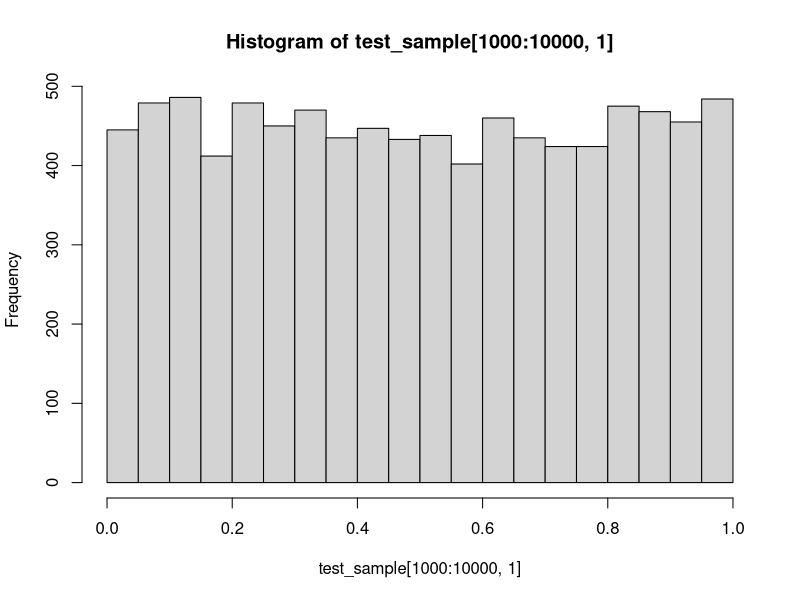
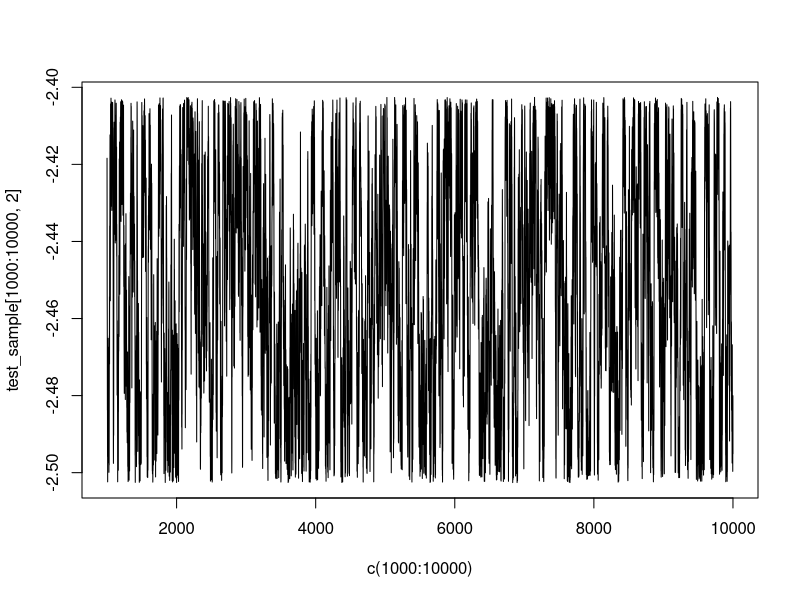

Write R code to recreate these figures, in order.
## This script illustrates the Metropolis-Hastings algorithm for
## approximating the posterior distribution of the time of infection
## in a simple SIS model
## Author: Vladimir N. Minin
## last update: 07/19/2020

#' Compute log-likelihood of the disease trajectory of an individual who starts 
#' susceptible and become infected during the observation time period
#' 
#' @param inf_time Time of infection (in the notes denoted by I)
#' @param inf_rate Infection rate (lambda_1 in the notes)
#' @param clear_rate Clearance rate (lambda_2 in the notes)
#' @param total_time Length of observation time period (T in the notes)
#'
#' @return Numberic value of the log-likelihood: log(lambda_1) - lambda_1*I - lambda_2*(T-I)
#'
#' @examples
#' sis_log_like(0.4, 0.1, 2.2, 1.0)
sis_log_like = function(inf_time, inf_rate, clear_rate, total_time){
  return(log(inf_rate) - inf_rate*inf_time - clear_rate*(total_time-inf_time))
}

#' Compute log-likelihood of the disease trajectory of an individual who starts 
#' suscepible and become infected during the observation time period
#' 
#' @param cur_inf_time Current infection time (in the notes denoted by t_c)
#' @param inf_rate Infection rate (lambda_1 in the notes)
#' @param total_time Length of observation time period (T in the notes)
#' @param win_half_len half the length of the uniform proposal distribution 
#' interval (delta in the notes)
#'
#' @return Numberic value of the proposed infection time (t_p in the notes)
#'
#' @examples
#' sis_proposal(0.4, 1.0, 1.5)
sis_proposal = function(cur_inf_time, total_time, win_half_len){
  # finish this function
  rnd_u <- runif(1, min = cur_inf_time - win_half_len, max = cur_inf_time + win_half_len)
  
  
  if (rnd_u >  0 & rnd_u < total_time){
    new_inf_time <- rnd_u  
  }
  
  if (rnd_u > total_time){
    new_inf_time <- 2*total_time - rnd_u
  }
  
  if (rnd_u < 0){
    new_inf_time <- -rnd_u
  }
  
  return(new_inf_time)
}

#' Run MCMC to approximate the posterior distribution of the infection time
#' 
#' @param start_inf_time Initial time of infection at MCMC iteration 1
#' @param inf_rate Infection rate (lambda_1 in the notes)
#' @param clear_rate Clearance reate (lambda_2 in the notes)
#' @param total_time Length of observation time period (T in the notes)
#' @param win_half_len half the length of the uniform proposal distribution 
#' interval (delta in the notes)
#' @param chain_len Number of MCMC iterations
#'
#' @return Numeric matrix with rows corresponding to MCMC iterations and columns 
#' to values of "inf_time", "log_like", and "acc_ind," where "acc_ind" is an 
#' indicator of whether the proposed infection time was accepted or rejected 
#'
#' @examples
#' inf_time_mcmc(start_inf_time=0.1, inf_rate=0.2, clear_rate=2, total_time=1.0, 
#' win_half_len=0.2, chain_len=10000)
inf_time_mcmc = function(start_inf_time, inf_rate, clear_rate, total_time, win_half_len, chain_len){
  
  result_mat = matrix(0, chain_len, 3)
  colnames(result_mat) = c("inf_time", "log_like", "acc_ind")
  
  cur_inf_time= start_inf_time
  result_mat[1,1] = start_inf_time
  result_mat[1,2] = sis_log_like(start_inf_time, inf_rate, clear_rate, total_time)
  
  for (i in 2:chain_len){
    prop_time <- sis_proposal(cur_inf_time, total_time, win_half_len)
    accept_ratio <- sis_log_like(prop_time, inf_rate, clear_rate, total_time) -
      sis_log_like(cur_inf_time, inf_rate, clear_rate, total_time)
    
    if(log(runif(1)) < accept_ratio){
      result_mat[i, 1] <- prop_time
      result_mat[i, 2] <- sis_log_like(prop_time, inf_rate, clear_rate, total_time)
      result_mat[i, 3] <- 1
      cur_inf_time <- prop_time
    } else {
      result_mat[i, 1] <- prop_time
      result_mat[i, 2] <- sis_log_like(cur_inf_time, inf_rate, clear_rate, total_time)
    }
    ## 1. Generate a new value of the infection time using 
    ##  the function sis_proposal()
    ## 2. Decide whether to accept or reject the proposed value by computing
    ## the Metropolis-Hastings ratio
    ## 3. Save the current or proposed value in result_mat[i,1]
    ##    Save the complete-data log-likelihood evaluated either at the current
    ##    or proposed value of the infection time in result_mat[i,2]
    ##    Save the indicator of the acceptance in result_mat[i,3]
  }
  
  return(result_mat)
}


## run the above functions
test_sample = inf_time_mcmc(
  start_inf_time=0.1, 
  inf_rate=0.1, 
  clear_rate=0.2, 
  total_time=1.0, 
  win_half_len=0.2, 
  chain_len=10000
  )

summary(test_sample[1000:10000,])

hist(test_sample[1000:10000,1])
plot(c(1000:10000), test_sample[1000:10000,2], type="l")
